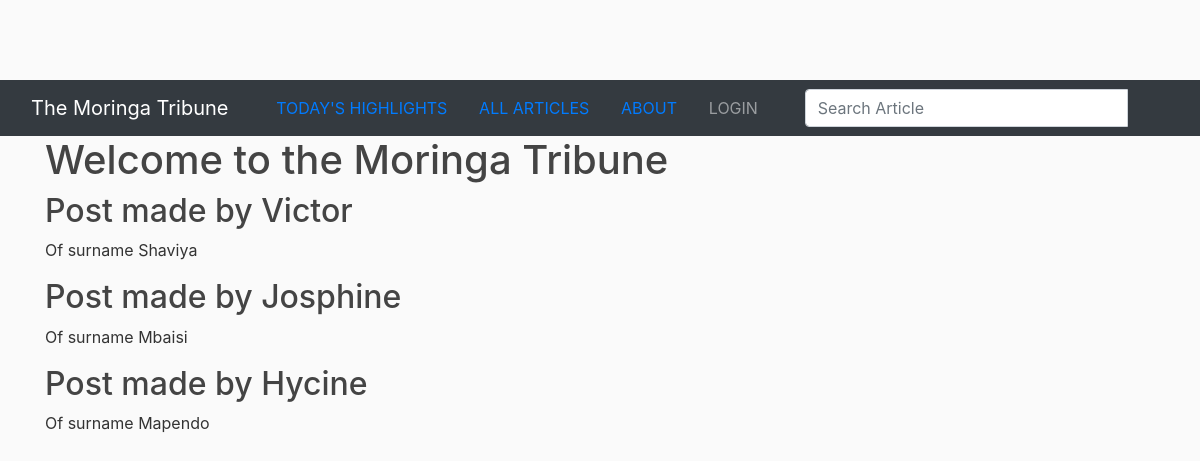
The page / on the database its author committed.
### news/models.py (models this page shows, shortened)
class Editor(models.Model) :
  first_name = models.CharField(max_length=30)
  last_name = models.CharField(max_length=30)
  email = models.EmailField()
  phone_number = models.CharField(max_length=10, blank=True)
  class Meta :
    ordering = ['-first_name']

### news/views.py (the view)
# urls.py: path('', views.welcome, name='News~Welcome'),
def welcome(request) :
  context = {
    'news': Editor.objects.all()
  }
  return render(request, 'news/home.html', context)

### news/templates/news/home.html (shortened to what this page needs)
{% extends 'news/base.html' %}
{% block content %}
    <h1>
      Welcome to the Moringa Tribune
    </h1>
    {% for new in news %}
      <h2>
        Post made by {{new.first_name}}
      </h2>
      <p>
        Of surname {{new.last_name}}
      </p>
    {% endfor %}
{% endblock content %}

### news/static/news/main.css (style rules this page uses)
body { background: #fafafa; color: #333333; margin-top: 5rem; }
h1, h2, h3, h4, h5, h6 { color: #444444; }

### rows shown on the page
Editor: first_name "Victor", last_name "Shaviya"
Editor: first_name "Josphine", last_name "Mbaisi"
Editor: first_name "Hycine", last_name "Mapendo"
